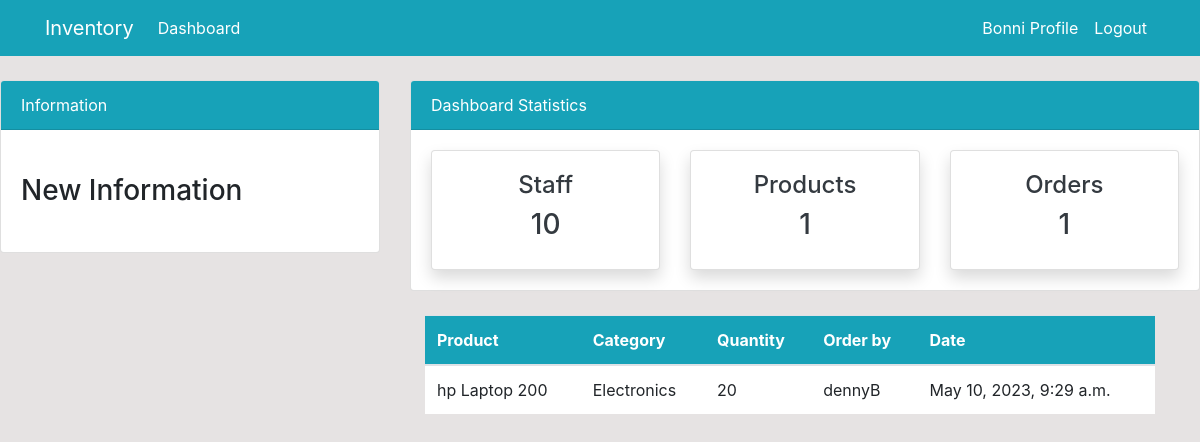
The app's page /order/ (signed in) with its own data.
### dashboard/models.py (models this page shows, shortened)
class Order(models.Model):
    product = models.ForeignKey(Product, on_delete=models.CASCADE, null=True)
    staff = models.ForeignKey(User, models.CASCADE, null=True)
    order_quantity = models.PositiveIntegerField(null=True)
    date = models.DateTimeField(auto_now_add=True)
    class Meta:
        verbose_name_plural = 'Order'

class Product(models.Model):
    name = models.CharField(max_length=100, null=True)
    category = models.CharField(max_length=20, choices=CATEGORY, null=True)
    quantity = models.PositiveIntegerField(null=True)
    class Meta:
        verbose_name_plural = 'Product'
    def __str__(self):
        return f'{self.name} {self.quantity}'

### dashboard/views.py (the view)
# urls.py: path('order/', views.order, name='dashboard-order'),
@login_required(login_url='user-login')
def order(request):
    orders = Order.objects.all()
    orders_count = orders.count()
    workers_count = User.objects.all().count
    product_count = Product.objects.all().count()
    context = {
        'orders':orders,
        'workers_count': workers_count,
        'orders_count': orders_count,
        'product_count': product_count,
    }
    return render(request, 'dashboard/order.html', context)

### templates/dashboard/order.html (shortened to what this page needs)
{% extends 'partials/base.html' %}
{% block content %}
{% include 'partials/topnav.html' %}
 <div class="container">
    <div class="row my-4">
        <div class="col-md-4">
        </div>
        <div class="col-md-8">
            <table class="table bg-white">
                <thead class="bg-info">
                    <tr class="text-white">
                        <th scope="col">Product</th>
                        <th scope="col">Category</th>
                        <th scope="col">Quantity</th>
                        <th scope="col">Order by</th>
                        <th scope="col">Date</th>
                    </tr>
                </thead>
                <tbody>
                    {% for orders in orders %}
                    <tr>
                        <td>{{ orders.product }}</td>
                        <td>{{ orders.product.category }}</td>
                        <td>{{ orders.order_quantity }}</td>
                        <td>
                           {{ orders.staff.username }}
                        </td>
                        <td>
                            {{ orders.date}}
                         </td>
                    </tr>
                    {% endfor %}
                </tbody>
            </table>
        </div>
    </div>
</div>
{% endblock %}

### templates/partials/nav.html (shortened to what this page needs)
<nav class="navbar navbar-expand-lg navbar-info bg-info">
    <div class="container">
         {% if user.is_authenticated %}
        <a class="navbar-brand text-white" href="{% url 'dashboard-index' %}">Inventory</a>
        <div class="collapse navbar-collapse" id="navbarSupportedContent">
            <ul class="navbar-nav mr-auto">
                <li class="nav-item active">
                    <a class="nav-link text-white" href="{% url 'dashboard-index' %}">Dashboard </a>
                </li>
            </ul>
            <ul class="navbar-nav ml-auto">
                <li class="nav-item active">
                    <a class="nav-link text-white" href="{% url 'user-profile' %}">{{user.username}} Profile
                        <span class="sr-only">(current)</span></a>
                </li>
                <li class="nav-item">
                    <a class="nav-link text-white" href="{% url 'user-logout' %}">Logout</a>
                </li>
            </ul>
            {% endif %}
        </div>
    </div>
</nav>

### static/styles.css (style rules this page uses)
body { background: rgb(230, 227, 227); }

### records on screen
Order: product "hp Laptop 200", product.category "Electronics", order_quantity "20", staff.username "dennyB", date "May 10, 2023, 9:29 a.m."

### other values on screen
{{ user.username }} "Bonni"
{{ workers_count }} "10"
{{ product_count }} "1"
{{ orders_count }} "1"
